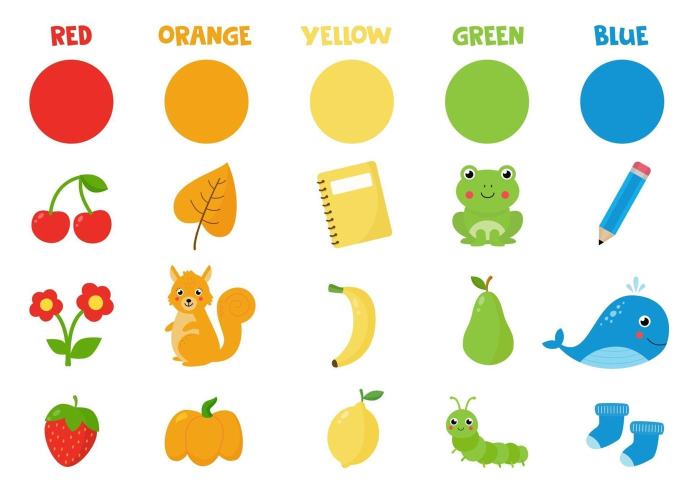
#> input picture Tarea7-ProcesamientoEnColor/Figuras de Colores.jpg, 1387 x 980 px (shown at 1/2 size)
$ python P7-2-1-SegmentacionHLS.py
#> lines starting #> are read from the running program, lines starting #| are printed output that depends on the picture; after the words box and inside, x2 and y2 are one past the last pixel; in counts of white or black regions, pixels touching at a corner belong together
import cv2
import matplotlib.pyplot as plt
import numpy as np

def segmentation(value):
    hMin = cv2.getTrackbarPos('Hmin', 'segmentada')
    hMax = cv2.getTrackbarPos('Hmax', 'segmentada')
    sMin = cv2.getTrackbarPos('Smin', 'segmentada')
    sMax = cv2.getTrackbarPos('Smax', 'segmentada')
    lMin = cv2.getTrackbarPos('Lmin', 'segmentada')
    lMax = cv2.getTrackbarPos('Lmax', 'segmentada')

        # ajustar valores máximos y minimos para ingresar a la máscara
    lower = np.array([hMin,  sMin, lMin])
    upper = np.array([hMax, sMax, lMax])
    mask = cv2.inRange(img, lower, upper)

    outimg = cv2.bitwise_and(img, img, mask=mask)
    outimg = cv2.cvtColor(outimg, cv2.COLOR_HLS2BGR)
    cv2.imshow('segmentada', outimg)
    cv2.imwrite('segmentadaHLSNaranja.jpg',outimg)
    return

#IMAGEN EN RGB

#NomArchivo = 'Juguetes de Colores.jpg'
NomArchivo = 'Figuras de Colores.jpg'

img = cv2.imread(NomArchivo)
#> img is the input picture: shape (980, 1387, 3); mean B, G, R 214.1, 232.7, 235.6

#img = cv2.resize(img, (0,0), fx=0.15, fy=0.15)
img = cv2.resize(img, (0,0), fx=0.3, fy=0.3)
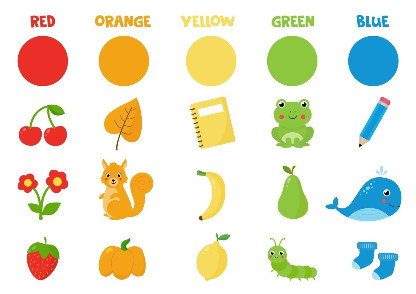
#> img: shape (294, 416, 3); mean B, G, R 214, 232.7, 235.5

cv2.imshow('original', img)
img = cv2.cvtColor(img, cv2.COLOR_BGR2HLS)
#> img: shape (294, 416, 3); mean of channels 0, 1, 2 16.8, 226.4, 71.9


cv2.imshow('segmentada', img)
cv2.createTrackbar('Hmin', 'segmentada', 0, 255, segmentation)
#> slider 'Hmin' is set to 51
cv2.createTrackbar('Hmax', 'segmentada', 0, 255, segmentation)
#> slider 'Hmax' is set to 255
cv2.createTrackbar('Smin', 'segmentada', 0, 255, segmentation)
#> slider 'Smin' is set to 51
cv2.createTrackbar('Smax', 'segmentada', 0, 255, segmentation)
#> slider 'Smax' is set to 255
cv2.createTrackbar('Lmin', 'segmentada', 0, 255, segmentation)
#> slider 'Lmin' is set to 51
cv2.createTrackbar('Lmax', 'segmentada', 0, 255, segmentation)
#> slider 'Lmax' is set to 255


cv2.setTrackbarPos('Hmax', 'segmentada',255)
cv2.setTrackbarPos('Smax', 'segmentada',255)
cv2.setTrackbarPos('Lmax', 'segmentada',255)


cv2.waitKey(0)
#> in segmentation, `mask = cv2.inRange(img, lower, upper)`:
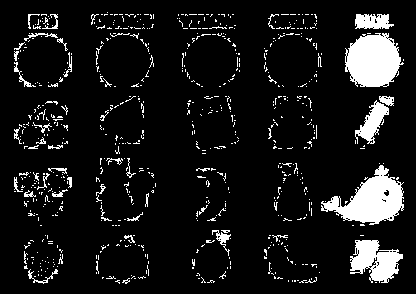
#> mask: shape (294, 416); 9.7% white; 677 white regions (621 under 20 px), largest, box (x1, y1, x2, y2) and area: (321, 165, 404, 225) 2428, (345, 33, 404, 87) 2360, (350, 240, 403, 283) 1388
#> in segmentation, `outimg = cv2.bitwise_and(img, img, mask=mask)`: outimg: shape (294, 416, 3); mean of channels 0, 1, 2 10.1, 18.3, 20.5
#> in segmentation, `outimg = cv2.cvtColor(outimg, cv2.COLOR_HLS2BGR)`:
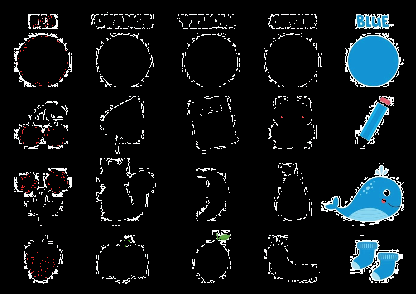
#> outimg: shape (294, 416, 3); mean B, G, R 22.1, 19.7, 14.4
cv2.destroyAllWindows()
